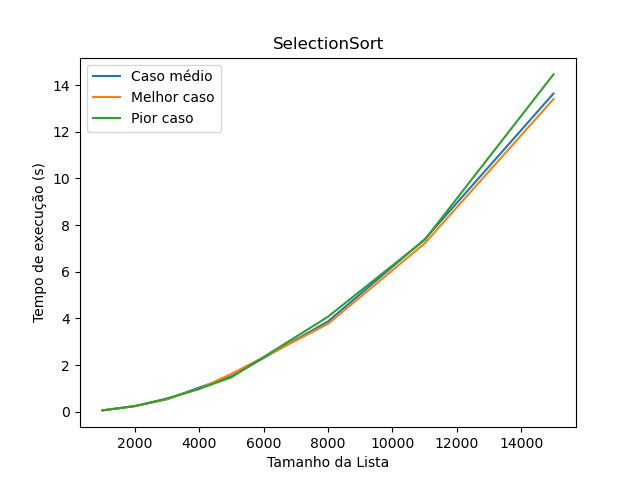

Source code (Python):
#Bibliotecas importadas
import numpy as np
import matplotlib.pyplot as plt
from random import randint
from time import perf_counter


#Gera lista sem repetição
def create_list(length):
  lista = []
  while len(lista) < length:
      element = randint(1,1*length)
      if element not in lista: lista.append(element)
  return lista

#Agoritmo para ordenação - SelectionSort
def selection(lista):
    for i in range(0, len(lista) - 1):
        min = i
        for j in range(i + 1, len(lista)):
            if (lista[j] < lista[min]):
                min = j
        aux = lista[min]
        lista[min] = lista[i]
        lista[i] = aux
    return lista

#Medir os tempos
def counter():
  medium_time = []
  best_time = []
  worst_time = []
  
  list_length = [1000,2000,3000,4000,5000,8000,11000,15000]
  
  for i in list_length:
    medium_case = create_list(i)
    best_case = [j for j in range(1, i+1)]
    worst_case = [j for j in range(i, 0, -1)]

    start = perf_counter()
    selection(medium_case)
    end = perf_counter()
    duration = end - start
    medium_time.append(duration)

    start = perf_counter()
    selection(best_case)
    end = perf_counter()
    duration = end - start
    best_time.append(duration)

    start = perf_counter()
    selection(worst_case)
    end = perf_counter()
    duration = end - start
    worst_time.append(duration)

  return medium_time, best_time, worst_time, list_length

m_time, b_time, w_time, l_len = counter()

#Plotando Grafico da Ordenação "SelectionSort".
plt.plot(l_len, m_time, label = 'Caso médio')
plt.plot(l_len, b_time, label = 'Melhor caso')
plt.plot(l_len, w_time, label = 'Pior caso')
plt.legend()
plt.title('SelectionSort')
plt.ylabel('Tempo de execução (s)')
plt.xlabel('Tamanho da Lista')
plt.show()
